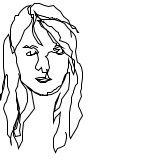
Frame 1 (no input)
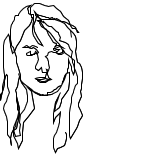
Frame 2 (the mouse pressed at the canvas centre, redrawn once)

The Processing sketch that drew these frames (run headless with seeded random() and noise(); the mouse was pressed at the canvas centre and the sketch redrawn once):

// Processing sketch: processing_38728
// ── processing_38728.pde


void setup() {
  size(160, 160);
  background(255);
  noLoop();
  smooth();
}

void draw() {
perfil();  // perfil normal
save("tuperfil.jpg"); 

}

void perfil(){
  
beginShape();
vertex(37,47);
vertex(35,46);
vertex(32,45);
vertex(29,47);
vertex(26,45);
vertex(23,47);
vertex(24,47);
vertex(28,47);
vertex(31,48);
vertex(33,47);
vertex(36,49);
vertex(38,52);
vertex(37,53);
vertex(35,51);
vertex(34,54);
vertex(30,54);
vertex(30,51);
vertex(28,52);
vertex(26,53);
vertex(26,54);
vertex(27,55);
vertex(31,55);
vertex(34,53);
vertex(36,53);
vertex(37,54);
vertex(38,59);
vertex(37,62);
vertex(36,64);
vertex(35,66);
vertex(35,68);
vertex(38,70);
vertex(41,67);
vertex(42,72);
vertex(43,72);
vertex(45,72);
vertex(47,72);
vertex(46,69);
vertex(48,70);
vertex(46,73);
vertex(45,76);
vertex(45,77);
vertex(44,77);
vertex(42,77);
vertex(39,77);
vertex(35,78);
vertex(36,79);
vertex(39,79);
vertex(41,79);
vertex(45,78);
vertex(48,79);
vertex(50,78);
vertex(47,80);
vertex(44,81);
vertex(41,81);
vertex(39,80);
vertex(37,79);
vertex(37,80);
vertex(40,82);
vertex(43,82);
vertex(45,82);
vertex(46,81);
vertex(48,80);
vertex(51,79);
vertex(48,77);
vertex(48,76);
vertex(47,74);
vertex(47,72);
vertex(47,72);
vertex(48,70);
vertex(49,67);
vertex(48,63);
vertex(48,61);
vertex(47,58);
vertex(45,56);
vertex(47,55);
vertex(48,52);
vertex(51,51);
vertex(53,52);
vertex(55,52);
vertex(58,54);
vertex(61,54);
vertex(64,52);
vertex(63,50);
vertex(62,49);
vertex(62,52);
vertex(59,53);
vertex(57,53);
vertex(56,51);
vertex(57,51);
vertex(59,49);
vertex(56,49);
vertex(54,50);
vertex(53,49);
vertex(53,48);
vertex(54,48);
vertex(55,48);
vertex(57,47);
vertex(59,46);
vertex(62,47);
vertex(59,45);
vertex(56,45);
vertex(54,47);
vertex(56,44);
vertex(56,43);
vertex(53,42);
vertex(50,37);
vertex(48,34);
vertex(46,29);
vertex(41,26);
vertex(39,22);
vertex(41,20);
vertex(39,18);
vertex(37,15);
vertex(35,12);
vertex(34,11);
vertex(36,16);
vertex(35,20);
vertex(33,25);
vertex(34,31);
vertex(37,37);
vertex(39,40);
vertex(42,45);
vertex(38,43);
vertex(36,40);
vertex(33,35);
vertex(32,31);
vertex(32,26);
vertex(33,21);
vertex(33,18);
vertex(33,14);
vertex(30,14);
vertex(30,10);
vertex(30,7);
vertex(32,5);
vertex(34,3);
vertex(39,3);
vertex(44,5);
vertex(48,6);
vertex(53,5);
vertex(56,8);
vertex(60,11);
vertex(63,16);
vertex(68,20);
vertex(70,25);
vertex(72,28);
vertex(75,28);
vertex(78,32);
vertex(77,32);
vertex(75,27);
vertex(72,25);
vertex(69,24);
vertex(66,22);
vertex(63,21);
vertex(61,21);
vertex(58,19);
vertex(56,18);
vertex(55,19);
vertex(54,18);
vertex(53,19);
vertex(52,17);
vertex(49,18);
vertex(48,17);
vertex(46,17);
vertex(44,16);
vertex(43,16);
vertex(40,15);
vertex(39,15);
vertex(37,14);
vertex(35,13);
vertex(35,15);
vertex(41,19);
vertex(50,19);
vertex(54,19);
vertex(60,21);
vertex(62,22);
vertex(64,23);
vertex(67,27);
vertex(70,30);
vertex(71,37);
vertex(70,30);
vertex(73,33);
vertex(75,36);
vertex(76,41);
vertex(76,46);
vertex(75,51);
vertex(76,57);
vertex(77,62);
vertex(79,63);
vertex(81,67);
vertex(82,72);
vertex(82,78);
vertex(81,84);
vertex(81,88);
vertex(80,91);
vertex(81,96);
vertex(80,98);
vertex(78,103);
vertex(78,106);
vertex(80,110);
vertex(82,115);
vertex(81,117);
vertex(79,120);
vertex(77,126);
vertex(76,128);
vertex(73,133);
vertex(70,138);
vertex(69,135);
vertex(69,127);
vertex(69,121);
vertex(69,118);
vertex(69,113);
vertex(69,112);
vertex(70,106);
vertex(71,102);
vertex(71,100);
vertex(71,97);
vertex(72,94);
vertex(73,92);
vertex(73,91);
vertex(74,88);
vertex(75,85);
vertex(77,83);
vertex(77,79);
vertex(77,76);
vertex(75,70);
vertex(74,68);
vertex(73,64);
vertex(72,62);
vertex(72,60);
vertex(71,57);
vertex(71,55);
vertex(72,51);
vertex(70,49);
vertex(69,47);
vertex(68,44);
vertex(65,42);
vertex(65,42);
vertex(59,40);
vertex(60,37);
vertex(58,33);
vertex(58,32);
vertex(56,31);
vertex(54,29);
vertex(54,29);
vertex(53,28);
vertex(51,26);
vertex(50,26);
vertex(49,26);
vertex(47,25);
vertex(46,24);
vertex(43,21);
vertex(43,22);
vertex(40,20);
vertex(38,21);
vertex(37,20);
vertex(39,20);
vertex(44,28);
vertex(48,31);
vertex(50,33);
vertex(53,37);
vertex(55,40);
vertex(59,44);
vertex(61,48);
vertex(63,51);
vertex(65,53);
vertex(68,55);
vertex(74,60);
vertex(74,62);
vertex(74,71);
vertex(73,74);
vertex(71,69);
vertex(71,66);
vertex(70,64);
vertex(69,62);
vertex(68,59);
vertex(68,62);
vertex(68,67);
vertex(67,69);
vertex(67,72);
vertex(65,74);
vertex(64,76);
vertex(63,79);
vertex(63,80);
vertex(62,81);
vertex(62,82);
vertex(61,85);
vertex(58,86);
vertex(55,89);
vertex(54,89);
vertex(52,91);
vertex(50,92);
vertex(47,92);
vertex(47,95);
vertex(44,95);
vertex(42,94);
vertex(40,95);
vertex(36,93);
vertex(34,92);
vertex(31,89);
vertex(27,86);
vertex(23,83);
vertex(20,80);
vertex(20,75);
vertex(18,68);
vertex(16,62);
vertex(16,57);
vertex(14,51);
vertex(16,46);
vertex(18,43);
vertex(20,40);
vertex(22,35);
vertex(24,30);
vertex(26,28);
vertex(29,25);
vertex(31,21);
vertex(32,17);
vertex(31,17);
vertex(31,15);
vertex(28,13);
vertex(28,12);
vertex(28,11);
vertex(27,8);
vertex(29,6);
vertex(30,5);
vertex(26,6);
vertex(23,8);
vertex(20,11);
vertex(18,14);
vertex(18,15);
vertex(15,15);
vertex(14,17);
vertex(14,19);
vertex(13,21);
vertex(12,22);
vertex(12,23);
vertex(11,24);
vertex(10,29);
vertex(10,31);
vertex(10,36);
vertex(10,39);
vertex(11,43);
vertex(11,45);
vertex(13,47);
vertex(14,51);
vertex(12,53);
vertex(11,49);
vertex(10,46);
vertex(10,44);
vertex(9,38);
vertex(9,37);
vertex(8,34);
vertex(4,40);
vertex(3,45);
vertex(3,50);
vertex(3,57);
vertex(3,63);
vertex(3,67);
vertex(4,74);
vertex(4,78);
vertex(3,82);
vertex(2,86);
vertex(2,89);
vertex(2,92);
vertex(0,94);
vertex(0,99);
vertex(0,100);
vertex(1,95);
vertex(2,91);
vertex(3,88);
vertex(4,83);
vertex(4,80);
vertex(5,76);
vertex(6,74);
vertex(7,75);
vertex(7,86);
vertex(9,92);
vertex(7,97);
vertex(6,101);
vertex(4,104);
vertex(3,108);
vertex(4,111);
vertex(6,116);
vertex(7,121);
vertex(7,128);
vertex(7,134);
vertex(10,138);
vertex(10,141);
vertex(11,145);
vertex(10,138);
vertex(11,133);
vertex(13,129);
vertex(15,126);
vertex(16,120);
vertex(18,117);
vertex(19,113);
vertex(19,112);
vertex(17,109);
vertex(17,104);
vertex(16,100);
vertex(16,98);
vertex(16,96);
vertex(16,93);
vertex(15,90);
vertex(17,86);
vertex(18,80);
vertex(19,76);
vertex(18,73);
vertex(21,82);
vertex(26,89);
vertex(27,95);
vertex(27,101);
vertex(24,109);
vertex(20,114);
vertex(19,122);
vertex(20,124);
vertex(19,130);
vertex(20,135);
vertex(15,136);
vertex(13,130);
vertex(16,128);
vertex(17,123);
vertex(18,119);
vertex(19,114);
vertex(18,106);
vertex(16,96);
vertex(19,108);
vertex(17,117);
vertex(13,127);
vertex(13,135);
vertex(17,143);
vertex(18,148);
vertex(22,140);
vertex(22,132);
vertex(23,122);
vertex(28,116);
vertex(34,108);
vertex(32,97);
vertex(31,91);
vertex(28,88);
vertex(33,91);
vertex(42,95);
vertex(51,94);
vertex(57,91);
vertex(60,87);
vertex(64,79);
vertex(66,73);
vertex(69,72);
vertex(69,81);
vertex(68,89);
vertex(66,92);
vertex(61,99);
vertex(61,101);
vertex(59,107);
vertex(54,111);
vertex(55,105);
vertex(57,100);
vertex(58,97);
vertex(59,94);
vertex(60,92);
vertex(55,102);
vertex(53,113);
vertex(53,122);
vertex(55,117);
vertex(60,112);
vertex(60,111);
vertex(59,119);
vertex(59,122);
vertex(58,126);
vertex(56,132);
vertex(54,135);
vertex(53,138);
vertex(53,142);
vertex(53,147);
vertex(55,152);
vertex(55,152);
vertex(57,148);
vertex(60,147);
vertex(64,145);
vertex(65,142);
vertex(66,138);
vertex(66,134);
vertex(65,132);
endShape();

}
